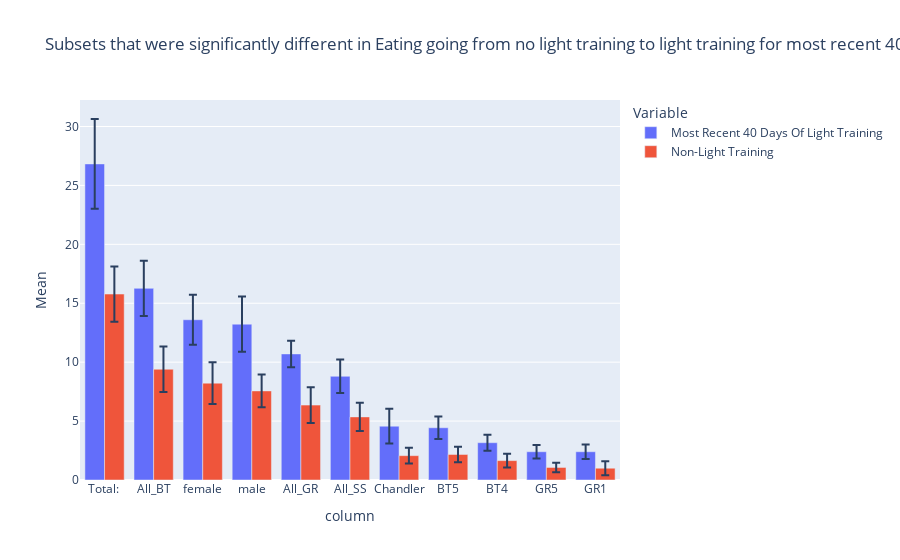

Notebook source saved alongside this figure:
### Markdown cell above
## Light Training of 40 most recent days vs. non-light training

### Code cell
test = pd.DataFrame()
sig = ["Chandler", "BT2", "BT4","BT5", "GR1", "GR5", "male", "female", "All_BT" ,"All_GR", "All_SS","Total: "]
for column in sig:
    x = st.t.interval(alpha=0.95, df=len(last_40[column])-1, loc=np.mean(last_40[column]), scale=st.sem(last_40[column],nan_policy='omit'))
    y = st.t.interval(alpha=0.95, df=len(no_light_eat[column])-1, loc=np.mean(no_light_eat[column]), scale=st.sem(no_light_eat[column],nan_policy='omit'))
    if overlap(x[0],x[1],y[0],y[1])==False:
        light_mean = last_40[column].mean()
        no_light_mean = no_light_eat[column].mean()
        light_int = st.t.interval(alpha=0.95, df=len(last_40[column])-1, loc=np.mean(last_40[column]), scale=st.sem(last_40[column],nan_policy='omit'))
        no_light_int = st.t.interval(alpha=0.95, df=len(no_light_eat[column])-1, loc=np.mean(no_light_eat[column]), scale=st.sem(no_light_eat[column],nan_policy='omit'))
        light_error = (light_int[1] - light_int[0])/2
        no_light_error = (no_light_int[1] - no_light_int[0])/2
        pd.Series()
        data = {'Variable':['Most Recent 40 Days Of Light Training','Non-Light Training'], 'Mean':[light_mean,no_light_mean],'error':[light_error,no_light_error],'column':[column,column]} 
        data = pd.DataFrame(data)
        test = pd.concat([test, data])
    else:
        print(column,"Has Confidence Intervals that overlap")
        print("Here are the confidence intervals:")
        print("Light Training:",x)
        print("Non-Light Training:",y)
test

px.bar(test, x = "column", y = "Mean", color = "Variable", error_y = "error", barmode = "group", title = "Subsets that were significantly different in Eating going from no light training to light training for most recent 40 days",category_orders = {"column":test.sort_values(by = "Mean", ascending = False)["column"]})
#BT2 is marginal

### Figure 1 — Plotly figure (JSON) as saved in the notebook; plotly's stock layout.template omitted (floating-point values rounded to 4 significant figures)
{"data": [{"alignmentgroup": "True", "error_y": {"array": [1.476, 0.6794, 0.9634, 0.6179, 0.5786, 2.351, 2.126, 2.339, 1.127, 1.427, 3.812]}, "hovertemplate": "Variable=Most Recent 40 Days Of Light Training<br>column=%{x}<br>Mean=%{y}<extra></extra>", "legendgroup": "Most Recent 40 Days Of Light Training", "marker": {"color": "#636efa"}, "name": "Most Recent 40 Days Of Light Training", "offsetgroup": "Most Recent 40 Days Of Light Training", "orientation": "v", "showlegend": true, "textposition": "auto", "type": "bar", "x": ["Chandler", "BT4", "BT5", "GR1", "GR5", "male", "female", "All_BT", "All_GR", "All_SS", "Total: "], "xaxis": "x", "y": [4.567, 3.167, 4.433, 2.4, 2.4, 13.22, 13.6, 16.27, 10.7, 8.8, 26.82], "yaxis": "y"}, {"alignmentgroup": "True", "error_y": {"array": [0.6689, 0.5894, 0.6506, 0.5928, 0.3969, 1.39, 1.765, 1.935, 1.507, 1.191, 2.34]}, "hovertemplate": "Variable=Non-Light Training<br>column=%{x}<br>Mean=%{y}<extra></extra>", "legendgroup": "Non-Light Training", "marker": {"color": "#EF553B"}, "name": "Non-Light Training", "offsetgroup": "Non-Light Training", "orientation": "v", "showlegend": true, "textposition": "auto", "type": "bar", "x": ["Chandler", "BT4", "BT5", "GR1", "GR5", "male", "female", "All_BT", "All_GR", "All_SS", "Total: "], "xaxis": "x", "y": [2.065, 1.645, 2.167, 1, 1.065, 7.561, 8.22, 9.4, 6.355, 5.355, 15.78], "yaxis": "y"}], "layout": {"barmode": "group", "legend": {"title": {"text": "Variable"}, "tracegroupgap": 0}, "title": {"text": "Subsets that were significantly different in Eating going from no light training to light training for most recent 40 days"}, "xaxis": {"anchor": "y", "categoryarray": ["Total: ", "All_BT", "Total: ", "female", "male", "All_GR", "All_BT", "All_SS", "female", "male", "All_GR", "All_SS", "Chandler", "BT5", "BT4", "GR5", "GR1", "BT5", "Chandler", "BT4", "GR5", "GR1"], "categoryorder": "array", "domain": [0, 1], "title": {"text": "column"}}, "yaxis": {"anchor": "x", "domain": [0, 1], "title": {"text": "Mean"}}}}
